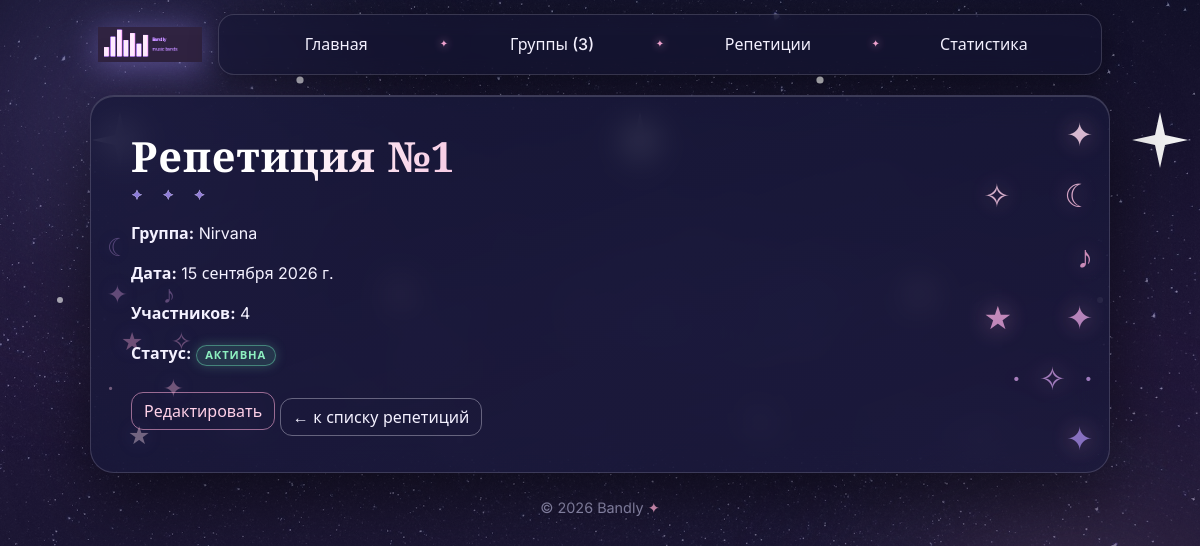
Screenshot of /rehearsals/1/ with the database file from the repository.
### rehearsals/models.py (models this page shows, shortened)
class Rehearsal(models.Model):
    class Status(models.TextChoices):
        ACTIVE = "active", "Активна"
        CANCELLED = "cancelled", "Отменена"
        COMPLETED = "completed", "Завершена"
    band = models.ForeignKey(
        "bands.Band",
        on_delete=models.PROTECT,
        related_name="rehearsals",
        verbose_name="Группа",
    )
    rehearsal_date = models.DateField(
        verbose_name="Дата репетиции",
    )
    participants = models.PositiveIntegerField(
        default=1,
        validators=[MinValueValidator(1), MaxValueValidator(100)],
        verbose_name="Число участников",
        help_text="Укажите планируемое число участников репетиции.",
    )
    status = models.CharField(
        max_length=12,
        choices=Status.choices,
        default=Status.ACTIVE,
        verbose_name="Статус репетиции",
    )
    objects = RehearsalManager()
    class Meta:
        ordering = ["rehearsal_date", "pk"]
        verbose_name = "Репетиция"
        verbose_name_plural = "Репетиции"

### bands/models.py (models this page shows, shortened)
class Band(models.Model):
    name = models.CharField(
        max_length=200,
        verbose_name="Название группы",
    )
    foundation_date = models.DateField(
        verbose_name="Дата основания",
    )
    required_instrument = models.CharField(
        max_length=200,
        verbose_name="Требуемый инструмент",
        help_text="Укажите инструмент, которого не хватает группе.",
    )
    is_active = models.BooleanField(
        default=True,
        verbose_name="Группа активна",
    )
    slug = models.SlugField(
        max_length=180,
        unique=True,
        editable=False,
        verbose_name="URL-идентификатор",
    )
    image = models.ImageField(
        upload_to="bands/",
        blank=True,
        null=True,
        verbose_name="Фото группы",
    )
    class Meta:
        ordering = ["name"]
        verbose_name = "Группа"
        verbose_name_plural = "Группы"

### rehearsals/views.py (the view)
def rehearsal_detail(request, rehearsal_id):
    rehearsal = get_object_or_404(
        Rehearsal.objects.select_related("band"),
        pk=rehearsal_id,
    )
    return render(
        request,
        "rehearsals/rehearsal_detail.html",
        {"rehearsal": rehearsal},
    )

### bands/context_processors.py (called while the page is built)
def band_context(request):
    bands_count = Band.objects.count()
    return {
        "site_name": "Bandly",
        "bands_count": bands_count,
    }

### rehearsals/templates/rehearsals/rehearsal_detail.html (shortened to what this page needs)
{% extends "base.html" %}
{% block content %}
 {% if rehearsal %}
 <h1>
 </h1>
 <p>
 <strong>Группа:</strong>
 {{ rehearsal.band.name }}
 </p>
 <p>
 <strong>Дата:</strong>
 {{ rehearsal.rehearsal_date }}
 </p>
 <p>
 <strong>Участников:</strong>
 {{ rehearsal.participants }}
 </p>
 <p>
 <strong>Статус:</strong>
 {% include "rehearsals/includes/rehearsal_status.html" %}
 </p>
 <a
 href="{% url 'rehearsals:update' rehearsal.id %}"
 class="btn btn-outline-warning mt-1"
 >
 Редактировать
 </a>
 {% endif %}
 <a
 href="{% url 'rehearsals:list' %}"
 class="btn btn-outline-secondary mt-3"
 >
 ← к списку репетиций
 </a>
{% endblock %}

### homepage/static/homepage/css/style.css (style rules this page uses)
:root { --star-night: #141433; --star-violet: #8b7bd8; --star-rose: #f0a3cf; --star-pearl: #f4f1ff; --star-muted: #9d9ac0; --star-glass: rgba(20, 20, 51, 0.62); --star-border: rgba(244, 241, 255, 0.16); }
body { min-height: 100vh; color: var(--star-pearl); font-family: "Inter", system-ui, sans-serif; background: linear-gradient(180deg, rgba(20, 18, 58, 0.55) 0%, rgba(46, 27, 89, 0.5) 45%, rgba(20, 20, 51, 0.68) 100%), url("../img/stardust.jpg") center top / cover no-repeat fixed, var(--star-night); overflow-x: hidden; }
main.container h1 { font-family: "Cormorant Garamond", Georgia, serif; font-weight: 700; font-size: 2.6rem; letter-spacing: 0.02em; background: linear-gradient(100deg, #fff 15%, var(--star-rose) 50%, var(--star-violet) 85%); -webkit-background-clip: text; background-clip: text; color: transparent; margin-bottom: 1.1rem; }
a { color: var(--star-rose); }
.btn-outline-secondary { border-radius: 12px !important; color: var(--star-pearl) !important; border-color: rgba(244, 241, 255, 0.35) !important; transition: background 0.15s ease, box-shadow 0.15s ease; }
.btn-outline-warning { color: #ffd1e8 !important; border-color: rgba(240, 163, 207, 0.6) !important; border-radius: 12px !important; transition: background 0.15s ease, box-shadow 0.15s ease, color 0.15s ease; }
body::before, body::after { content: ""; position: fixed; border-radius: 50%; pointer-events: none; z-index: 0; filter: blur(90px); }
body::before { width: 480px; height: 480px; top: -140px; left: -120px; background: radial-gradient(circle, rgba(139, 123, 216, 0.35), transparent 70%); }
body::after { width: 520px; height: 520px; bottom: -160px; right: -140px; background: radial-gradient(circle, rgba(240, 163, 207, 0.28), transparent 70%); }
main.container h1::after { content: "✦ ✦ ✦"; display: block; font-size: 0.85rem; letter-spacing: 0.6em; margin-top: 0.35rem; background: linear-gradient(100deg, var(--star-violet), var(--star-rose)); -webkit-background-clip: text; background-clip: text; color: transparent; }
main.container > * { position: relative; z-index: 1; }
html::before { content: ""; position: fixed; inset: 0; pointer-events: none; z-index: 0; background-repeat: repeat; background-size: 520px 520px; animation: star-blink 2.2s ease-in-out infinite alternate; }

### rows the page displays
Rehearsal: band.name "Nirvana", rehearsal_date "15 сентября 2026 г.", participants "4"

### other values shown
{{ bands_count }} "3"
{{ site_name|default:"Bandly" }} "Bandly"
